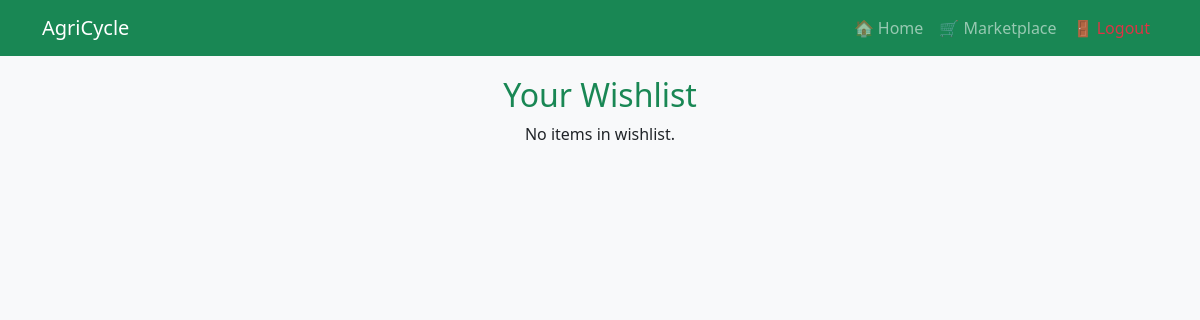
The page /wishlist.php (signed in) on the database as committed earlier.
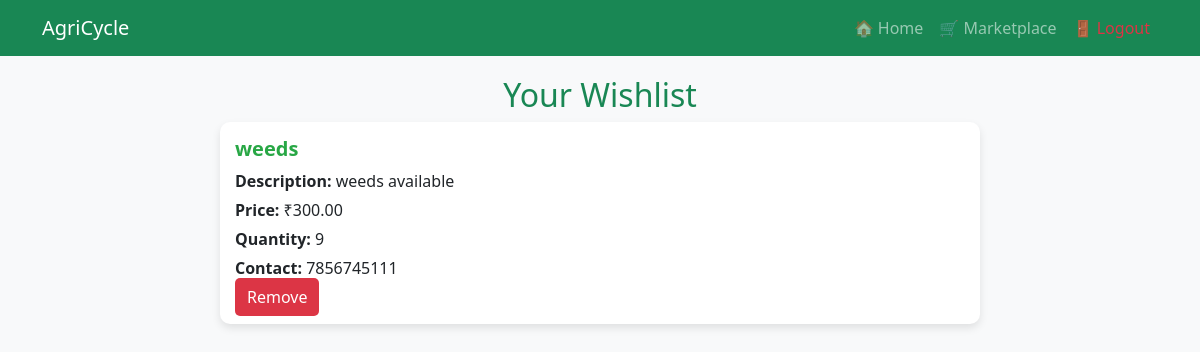
The same page on the database as committed later.
### tables this page shows
CREATE TABLE `marketplace_items` (
  `id` int(11) NOT NULL,
  `user_id` int(11) NOT NULL,
  `item_name` varchar(255) NOT NULL,
  `description` text NOT NULL,
  `price` decimal(10,2) NOT NULL,
  `quantity` int(11) NOT NULL,
  `contact_info` varchar(255) NOT NULL,
  `created_at` timestamp NOT NULL DEFAULT current_timestamp()
);

### wishlist.php (the view, shortened to what this page needs)
<?php
include 'config/db_connect.php';
$user_id = $_SESSION['user_id'];
$query = "SELECT mi.id, mi.item_name, mi.description, mi.price, mi.quantity, mi.contact_info
          FROM wishlist
          JOIN marketplace_items mi ON wishlist.item_id = mi.id
          WHERE wishlist.user_id = ?";
$stmt = $conn->prepare($query);
$stmt->bind_param("i", $user_id);
$stmt->execute();
$result = $stmt->get_result();
$items = $result->fetch_all(MYSQLI_ASSOC);
?>
<!DOCTYPE html>
<html lang="en">
<head>
    <link rel="stylesheet" href="https://cdn.jsdelivr.net/npm/bootstrap@5.3.0/dist/css/bootstrap.min.css">
</head>
<body>
<nav class="navbar navbar-expand-lg navbar-dark bg-success">
  <div class="container">
    <a class="navbar-brand" href="index.php">AgriCycle</a>
    <div class="collapse navbar-collapse justify-content-end">
      <ul class="navbar-nav">
        <li class="nav-item">
            <a class="nav-link" href="dashboard/buyer_dashboard.php">🏠 Home</a>
        </li>
        <li class="nav-item">
            <a class="nav-link" href="marketplace/index.php">🛒 Marketplace</a>
        </li>
        <li class="nav-item">
            <a class="nav-link text-danger" href="auth/logout.php">🚪 Logout</a>
        </li>
      </ul>
    </div>
  </div>
</nav>
<div class="wishlist-container">
    <h2 class="text-center text-success">Your Wishlist</h2>
    <?php if (empty($items)): ?>
        <p class="text-center">No items in wishlist.</p>
    <?php else: ?>
        <?php foreach ($items as $item): ?>
            <div class="wishlist-card">
                <h5><?= htmlspecialchars($item['item_name']) ?></h5>
                <p><strong>Description:</strong> <?= htmlspecialchars($item['description']) ?></p>
                <p><strong>Price:</strong> ₹<?= htmlspecialchars($item['price']) ?></p>
                <p><strong>Quantity:</strong> <?= htmlspecialchars($item['quantity']) ?></p>
                <p><strong>Contact:</strong> <?= htmlspecialchars($item['contact_info']) ?></p>
                <a href="remove_from_wishlist.php?id=<?= $item['id'] ?>" class="btn-remove">Remove</a>
            </div>
        <?php endforeach; ?>
    <?php endif; ?>
</div>
</body>
</html>

Rows that differ between the two databases and show on the page:
added marketplace_items: item_name "weeds", description "weeds available", price "300.00", quantity "9", contact_info "7856745111"
Other text that changed with them:
text no longer shown: "No items in wishlist."
